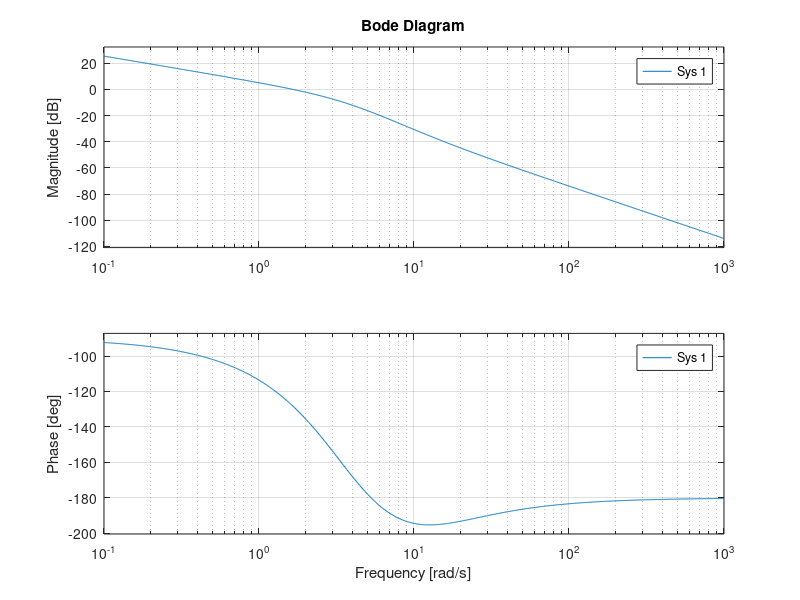
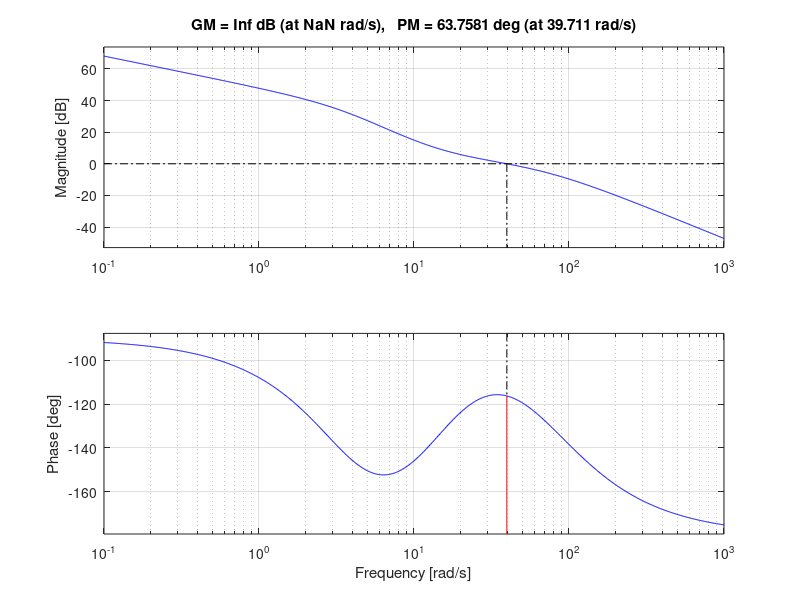
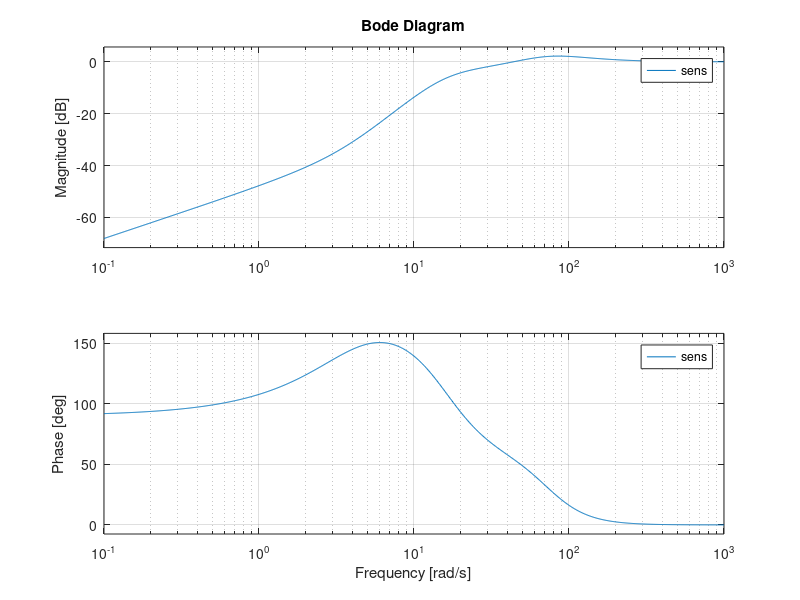
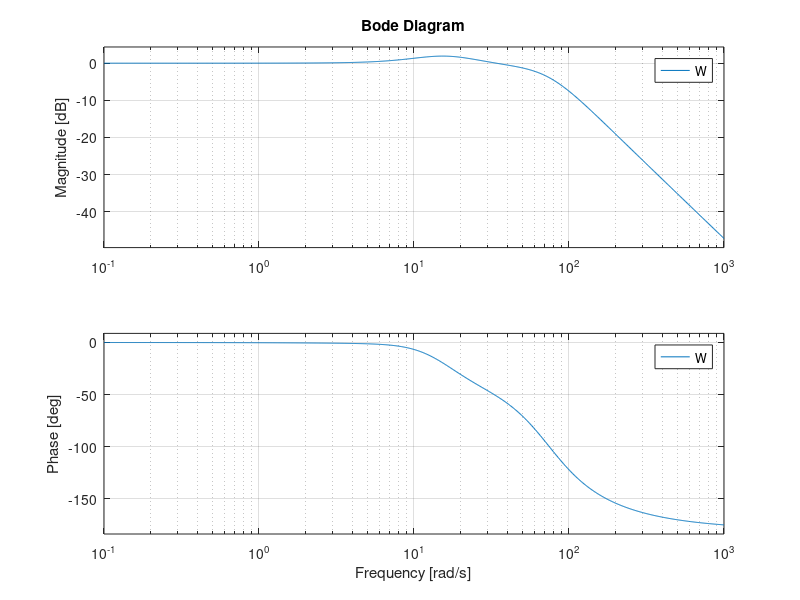

These figures' MATLAB source, in order:
clear all, close all 

s = tf('s')

Kr = 1;

F1 = (s+12)/(s+4);
F2 = 2*(s+5)/(s*(s^2+7.2*s+16));

damp(F1)
damp(F2)

dcgain(F1)
dcgain(s*F2)

bode(F1*F2), grid on

Kc = 17;
Ga1 = Kc*F1*F2;

wc_des = 30;
%bode(Ga1), grid on
[m_wc_des, f_wc_des] = bode(Ga1, wc_des);

md = 4;
xd = 2;
taud = xd/wc_des;

Rd = (1+taud*s)/(1+taud/md*s);
Ga2 = Ga1*Rd^2;

[m2, f2] = bode(Ga2, wc_des)

Kcorr = 8;
Ga3 = Ga2*Kcorr;
figure, margin(Ga3)

C = Kc*Kcorr*Rd^2;
W = feedback(C*F1*F2,1)*Kr;
sens = feedback(1, Ga3);
figure, bode(sens);
[ms, fs] = bode(sens, 20)
figure, bode(W)


figure, step(W)

wb = 67.7;
T = 2*pi/(20*wb);
t = 0.004;
Gazoh = Ga3/(1+T/2*s);

margin(Ga3);

Cz1 = c2d(C, T, 'tustin');
Cz2 = c2d(C, T, 'zoh');
Cz3 = c2d(C, T, 'match');
